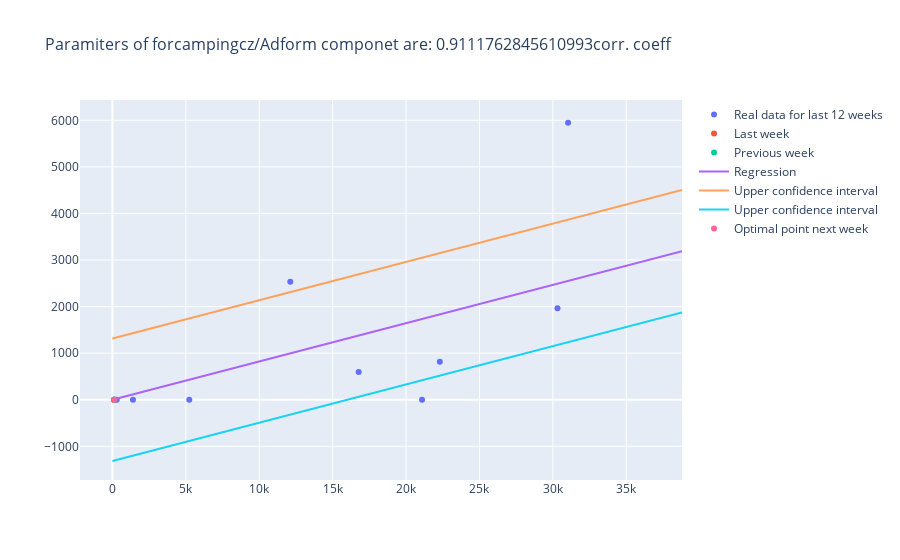

Write notebook code for a chart like this one.
### Code cell
weeks = 12 # TODO It need to be get from statistics dictionary
import plotly.graph_objects as go
fig = go.Figure()
    # Add traces
#x=np.linspace(0, zzz_df.Max_week_invest.to_list()[0], num=100)
fig.add_trace( go.Scatter(x = (result.loc[component.value]['X']) ,
               y = (result.loc[component.value]['Y']),
               mode = 'markers',
               name = f'Real data for last {weeks} weeks'))

fig.add_trace( go.Scatter(x = [(result.loc[component.value]['Invest_last_week']).tolist()],
               y = [(result.loc[component.value]['Prof_last_week']).tolist()],
               mode='markers',
               name='Last week'))

fig.add_trace( go.Scatter(x = [(result.loc[component.value]['Invest_prev_week']).tolist()],
               y = [(result.loc[component.value]['Prof_prev_week']).tolist()],
               mode='markers',
               name='Previous week'))

try:
    fig.add_trace( go.Scatter(x = result.loc[component.value]['Regr_X'] ,
               y = result.loc[component.value]['Regt_Y'],
               mode='lines',
               name='Regression'))

    fig.add_trace( go.Scatter(x = list(result.loc[component.value]['Regr_X']),
               y = list(result.loc[component.value]['Up_line_Y']),
               mode='lines',
               name='Upper confidence interval'))
    
    fig.add_trace( go.Scatter(x = list(result.loc[component.value]['Regr_X']),
               y = list(result.loc[component.value]['Down_line_Y']),
               mode='lines',
               name='Upper confidence interval'))
    
    fig.add_trace( go.Scatter(x = [(result.loc[component.value]['opt_invest']).tolist()],
               y = [result.loc[component.value]['Prof_last_week'] + result.loc[component.value]['profit_change']],
               mode='markers',
               name='Optimal point next week'))
except:
    pass

fig.update_layout( title_text= f"Paramiters of {component_menu[component.value][0]} componet are: {result.loc[component.value]['Corr_coeff']}corr. coeff ", 
                  title_font=dict(size=16))
fig.show()

### Figure 1 — Plotly figure (JSON) as saved in the notebook; plotly's stock layout.template omitted (floating-point values rounded to 4 significant figures)
{"data": [{"mode": "markers", "name": "Real data for last 12 weeks", "type": "scatter", "x": [1401.0, 118.6, 97.63, 5236.0, 12120.0, 21090.0, 31040.0, 22300.0, 30310.0, 16770.0, 295.9, 140.5], "y": [0, 0, 0, 0, 2533.0, 0, 5948.0, 816.5, 1964.0, 596.7, 0, 0]}, {"mode": "markers", "name": "Last week", "type": "scatter", "x": [137.2], "y": [0]}, {"mode": "markers", "name": "Previous week", "type": "scatter", "x": [140.5], "y": [0]}, {"mode": "lines", "name": "Regression", "type": "scatter", "x": [0, 3527.0, 7054.0, 10580.0, 14110.0, 17630.0, 21160.0, 24690.0, 28210.0, 31740.0, 35270.0, 38800.0], "y": [0, 289.9, 579.8, 869.7, 1160.0, 1449.0, 1739.0, 2029.0, 2319.0, 2609.0, 2899.0, 3188.0]}, {"mode": "lines", "name": "Upper confidence interval", "type": "scatter", "x": [0, 3527.0, 7054.0, 10580.0, 14110.0, 17630.0, 21160.0, 24690.0, 28210.0, 31740.0, 35270.0, 38800.0], "y": [1315.0, 1605.0, 1895.0, 2185.0, 2475.0, 2764.0, 3054.0, 3344.0, 3634.0, 3924.0, 4214.0, 4503.0]}, {"mode": "lines", "name": "Upper confidence interval", "type": "scatter", "x": [0, 3527.0, 7054.0, 10580.0, 14110.0, 17630.0, 21160.0, 24690.0, 28210.0, 31740.0, 35270.0, 38800.0], "y": [-1315.0, -1025.0, -735.3, -445.4, -155.5, 134.4, 424.2, 714.1, 1004.0, 1294.0, 1584.0, 1873.0]}, {"mode": "markers", "name": "Optimal point next week", "type": "scatter", "x": [112.4], "y": [-2.31]}], "layout": {"title": {"font": {"size": 16}, "text": "Paramiters of forcampingcz/Adform componet are: 0.9111762845610993corr. coeff "}}}
